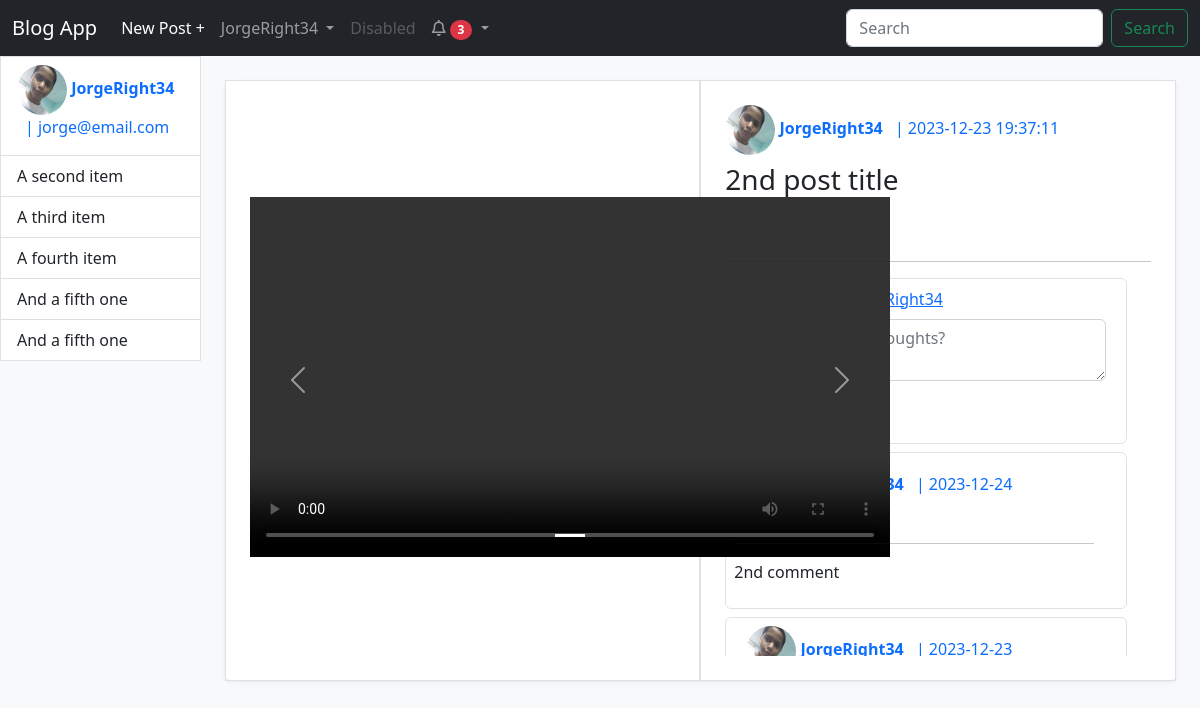
/blogs/post/2 (signed in), run on the app's committed database.
### app/models.py (models this page shows, shortened)
class User(UserMixin, db.Model):
    __tablename__ = 'users'
    id = db.Column(db.Integer, primary_key=True)
    email = db.Column(db.String(64), unique=True, index=True)
    username = db.Column(db.String(64), unique=True, index=True)
    password_hash = db.Column(db.String(128))
    profile_pic = db.Column(db.String, default='images/profile photos/default_profile_pic.jpg')
    blogs = db.relationship('Blog', backref='user', cascade='all, delete-orphan')
    comments = db.relationship('Comment', backref='user', cascade='all, delete-orphan')
    followers = db.relationship('Follow', backref='user', foreign_keys='Follow.followed_id', cascade='all, delete-orphan')
    likes = db.relationship('Like', backref='user', cascade='all, delete-orphan')
    notifications = db.relationship('Notification', backref='user', foreign_keys='Notification.user_id', cascade='all, delete-orphan')
    actions = db.relationship('Notification', backref='notificator', foreign_keys='Notification.notificator_id', cascade='all, delete-orphan')
    confirmed = db.Column(db.Boolean, default=False)
    def likes(self, post_id):
        like = Like.query.filter_by(blog_id=post_id, user_id=self.id).first()
        if like:
            return True
        else:
            return False
    @property
    def password(self):
        raise AttributeError('password is not readable')
    def __str__(self):
        return self.username

class File(db.Model):
    __tablename__ = 'files'
    path = db.Column(db.String, primary_key=True)
    blog_id = db.Column(db.Integer, db.ForeignKey('blogs.id'))
    @property
    def type(self):
        image_file_types = [
            'jpg', 'jpeg', 'png', 'gif', 'tiff', 'tif', 'bmp', 'webp', 'svg', 'ico',
            'raw', 'heif', 'heic', 'crx'
        ]
        video_file_types = [
            'mp4', 'avi', 'mkv', 'mov', 'wmv', 'flv', 'webm', '3gp', 'ogg', 'mpg', 'mpeg', 'ts'
        ]
        type = self.path.split('.')
        max_index = len(type) - 1
        type = type[max_index]
        if type in image_file_types:
            print('image')
            return 'image'
        elif type in video_file_types:
            return 'video'
        else:
            print('else')
            return type
    @property
    def file_extension(self):
        type = self.path.split('.')
        return type[1]

class Blog(db.Model):
    __tablename__ = 'blogs'
    id = db.Column(db.Integer, primary_key=True)
    title = db.Column(db.String(64), nullable=False)
    body = db.Column(db.Text, nullable=False)
    author = db.Column(db.Integer, db.ForeignKey('users.id'))
    date = db.Column(db.DateTime, default=datetime.utcnow, index=True)
    comments = db.relationship('Comment', backref='blog', cascade='all, delete-orphan')
    likes = db.relationship('Like', backref='blog', cascade='all, delete-orphan')
    files = db.relationship('File', backref='blog', cascade='all, delete-orphan')
    def get_author(self):
        user = User.query.filter_by(id=self.author).first()
        return user

class Comment(db.Model):
    __tablename__ = 'comments'
    id = db.Column(db.Integer, primary_key=True)
    user_id = db.Column(db.Integer, db.ForeignKey('users.id'), nullable=False)
    blog_id = db.Column(db.Integer, db.ForeignKey('blogs.id'), nullable=False)
    body = db.Column(db.Text, nullable=False)
    date = db.Column(db.DateTime, default=datetime.utcnow, nullable=False)
    def get_author(self):
        user = User.query.filter_by(id=self.user_id).first()
        return user

### app/blogs/views.py (the view)
@blogs.route('/post/<int:post_id>')
@login_required
def post(post_id):
    post = Blog.query.filter_by(id=post_id).first()
    return render_template("blogs/post.html", post=post)

### app/models.py (called while the page is built)
@login_manager.user_loader
def load_user(user_id):
    return User.query.get(int(user_id))

    def __str__(self):
        return f'{self.action} | {self.date.strftime("%Y-%m-%d %H:%M:%S")}'

### app/templates/blogs/post.html (shortened to what this page needs)
{% extends 'base.html' %}
{% from "macros.html" import render_carousel, render_profile_pic %}
{% block content %}
<div class="p-4">
    <div class="container rounded shadow-sm bg-white" style="height: 600px;">
        {% set author = post.get_author() %}
        <div class="row">
            <div class="col-md-6 d-flex align-items-center border p-4">
                {{ render_carousel(post, 'postImages') }}
            </div>
            <div class="col-md-6 border p-4">
                <div class="row">
                    <div class="mb-2">
                        <a href="{{ url_for('auth.profile', username=author) }}" class="text-decoration-none mb-2">
                            <img src="{{ url_for('static', filename=author.profile_pic) }}" class="profile_pic" style="height: 50px; width: 50px;">
                            <span class="card-title"><b>{{ author }}</b></span>
                            <span class="m-lg-2">
                                | {{ post.date.strftime('%Y-%m-%d %H:%M:%S') }}
                            </span>
                        </a>
                    </div>
                    <div class="mb-2">
                        <h3 class="card-title">{{ post.title }}</h3>
                        <p>{{ post.body }}</p>
                    </div>
                </div>
                <hr>
                <div class="row" style="padding-right: 1.5rem; padding-left: 1.5rem; overflow: auto; height: 378px;">
                    <div class="row border rounded p-2 mb-2">
                        <form method="post" action="{{ url_for('blogs.comment', post_id=post.id) }}">
                            <div class="mb-3">
                                <label for="body" class="form-label">
                                    <a href="{{ url_for('auth.profile', username=current_user) }}">
                                        {{ current_user }}
                                    </a>
                                </label>
                                <textarea class="form-control" id="body" name="body" placeholder="What are your thoughts?" required></textarea>
                            </div>
                            <button type="submit" class="btn btn-primary">Submit</button>
                        </form>
                   </div>
                    {% for comment in post.comments|sort(attribute='date', reverse=true) %}
                        {% set author = comment.get_author() %}
                       <div class="row border rounded p-2 mb-2">
                            <div class="row">
                                <a href="{{ url_for('auth.profile', username=author) }}" class="text-decoration-none mb-2">
                                    <img src="{{ url_for('static', filename=author.profile_pic) }}" class="profile_pic" style="height: 50px; width: 50px;">
                                    <span class="card-title"><b>{{ author }}</b></span>
                                    <span class="m-lg-2">
                                        | {{ comment.date.strftime('%Y-%m-%d %H:%M:%S') }}
                                    </span>
                                </a>
                                <hr>
                            </div>
                            <div class="row">
                                <p class="card-body">
                                    {{ comment.body }}
                                </p>
                            </div>
                       </div>
                       <br />
                    {% endfor %}
                </div>
            </div>
        </div>
    </div>
</div>
{% endblock content %}

### app/templates/base.html (shortened to what this page needs)
<!DOCTYPE html>
<html>
    <head>
        <link href="https://cdn.jsdelivr.net/npm/bootstrap@5.2.3/dist/css/bootstrap.min.css" rel="stylesheet">
        <link rel="stylesheet" href="https://cdnjs.cloudflare.com/ajax/libs/font-awesome/6.0.0/css/all.min.css">
        <link rel="stylesheet" href="{{ url_for('static', filename='css/styles.css') }}">
    </head>
    <body class="bg-light">
        {% block navbar %}
            <nav class="navbar navbar-expand-lg navbar-dark bg-dark sticky-top">
                <div class="container-fluid">
                    <a class="navbar-brand" href="{{ url_for('main.index') }}">Blog App</a>
                    <div class="collapse navbar-collapse" id="navbarSupportedContent">
                        <ul class="navbar-nav me-auto mb-2 mb-lg-0">
                            {% if current_user.is_authenticated %}
                                <li class="nav-item">
                                    <a class="nav-link active" aria-current="page" href="{{ url_for('blogs.new_post') }}">New Post +</a>
                                </li>
                                <li class="nav-item dropdown">
                                    <a class="nav-link dropdown-toggle" href="#" id="navbarDropdown" role="button" data-bs-toggle="dropdown" aria-expanded="false">
                                    {{ current_user.username }}
                                    </a>
                                </li>
                                <li class="nav-item">
                                    <a class="nav-link disabled">Disabled</a>
                                </li>
                            {% if current_user.is_authenticated %}
                                <li class="nav-item dropdown">
                                    <a class="nav-link dropdown-toggle" href="#" id="notifications" role="button" data-bs-toggle="dropdown" aria-expanded="false">
                                        <i class="fa-regular fa-bell"></i>
                                        <span class="badge rounded-pill bg-danger text-bg-secondary">{{ current_user.notifications | length }}</span>
                                    </a>
                                </li>
                            {% endif %}
                            {% endif %}
                        </ul>
                        <form class="d-flex" action="{{ url_for('blogs.search_post') }}">
                            <input class="form-control me-2" name="q" type="search" placeholder="Search" aria-label="Search">
                            <button class="btn btn-outline-success" type="submit">Search</button>
                        </form>
                    </div>
                </div>
            </nav>
        {% endblock navbar %}
        <div class="flex-container">
            {% block side_navbar %}
                <div class="bg-white border side_navbar" style="height: 100%;">
                    <ul class="list-group list-group-flush">
                        <li class="list-group-item">
                            <div class="mb-2">
                                <a href="{{ url_for('auth.profile', username=current_user) }}" class="text-decoration-none mb-2">
                                    <img src="{{ url_for('static', filename=current_user.profile_pic) }}" class="profile_pic" style="height: 50px; width: 50px;">
                                    <span class="card-title"><b>{{ current_user }}</b></span>
                                    <span class="m-lg-2">
                                        | {{ current_user.email }}
                                    </span>
                                </a>
                            </div>
                        </li>
                        <li class="list-group-item">A second item</li>
                        <li class="list-group-item">A third item</li>
                        <li class="list-group-item">A fourth item</li>
                        <li class="list-group-item">And a fifth one</li>
                        <li class="list-group-item" >And a fifth one</li>
                    </ul>
                </div>
            {% endblock side_navbar %}
            {% block content %}
            {% endblock content %}
        </div>
    </body>
</html>

### app/templates/macros.html (shortened to what this page needs)
{% macro render_post_video(file) %}
    <video width="640" height="360" controls>
        <source src="{{ url_for('static', filename=file.path) }}" type="video/{{ file.file_extension }}">
    </video>
{% endmacro %}
{% macro render_carousel(post, id) %}
    <div id="{{ id }}" class="carousel slide">
        <div class="carousel-indicators">
            {% for file in post.files %}
                {% if loop.index == 1 %}
                    <button type="button" data-bs-target="{{ id }}" data-bs-slide-to="{{ loop.index0 }}" class="active" aria-current="true" aria-label="Slide {{ loop.index }}"></button>
                {% else %}
                    <button type="button" data-bs-target="{{ id }}" data-bs-slide-to="{{ loop.index0 }}" aria-label="Slide {{ loop.index }}"></button>
                {% endif %}
            {% endfor %}
        </div>
        <div class="carousel-inner">
            {% for file in post.files %}
                {% if loop.index == 1 %}
                    <div class="carousel-item active">
                        {% if file.type == 'image' %}
                            {{ render_post_image(file.path) }}
                        {% elif file.type == 'video' %}
                            {{ render_post_video(file) }}
                        {% endif %}
                    </div>
                {% endif %}
            {% endfor %}
        </div>
        <button class="carousel-control-prev" type="button" data-bs-target="#{{ id }}" data-bs-slide="prev">
            <span class="carousel-control-prev-icon" aria-hidden="true"></span>
        </button>
        <button class="carousel-control-next" type="button" data-bs-target="#{{ id }}" data-bs-slide="next">
            <span class="carousel-control-next-icon" aria-hidden="true"></span>
        </button>
    </div>
{% endmacro %}

### app/static/css/styles.css (style rules this page uses)
.profile_pic { height: 30px; width: 30px; border-radius: 50%; }
.side_navbar { width: 20%; }
.flex-container { display: flex; flex-direction: row; justify-content: flex-start; align-items: flex-start; }

### data on the page
User: username "JorgeRight34", profile_pic (picture), email "jorge@email.com"
Blog: date "2023-12-23 19:37:11", title "2nd post title"
Comment: date "2023-12-24…", body "2nd comment"
Comment: profile_pic (picture), date "2023-12-23…"

### other printed values
{{ current_user.notifications | length }} "3"
